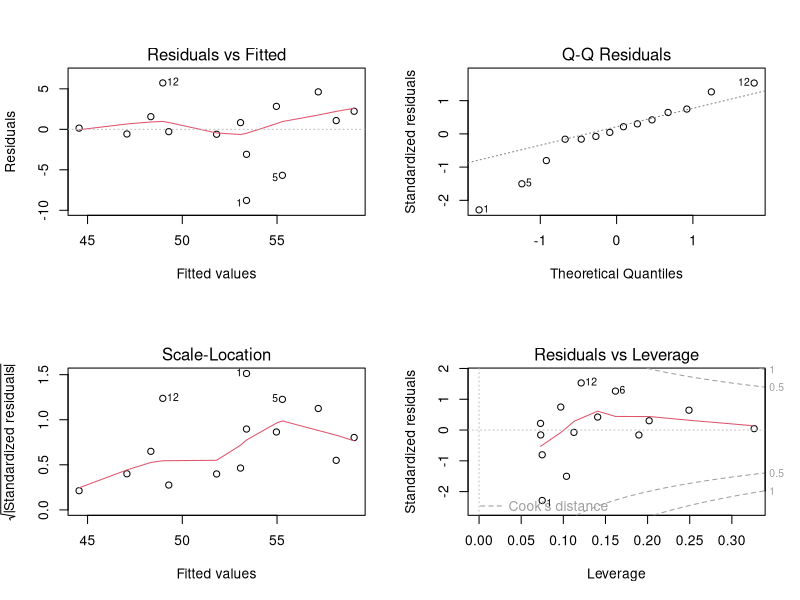

Source code (R):
## ---- chunk 1
Election = seq(1952, 2004, 4)
IncumbentPct = c(44.6, 57.8, 49.9, 61.3, 49.6, 61.8, 49.0, 44.7, 59.2, 53.9, 46.5, 54.7, 50.3, 51.2)
IncomeGrowth = c(2.4, 2.9, 0.8, 4.2, 3.0, 3.6, 1.1, -0.4, 3.9, 2.3, 0.4, 1.0, 2.4, 1.9)

bp =data.frame(Election, IncumbentPct, IncomeGrowth)
## ---- chunk 2
mod = lm(IncumbentPct~IncomeGrowth, data=bp)

(X = model.matrix(mod))
betahat = coef(mod)
smod=summary(mod)
s.2 = smod$sigma^2
Vbeta = smod$cov.unscaled
n.minus.k = df.residual(mod)
## ---- chunk 3
library(MASS)
Nsim = 1000
post.sigma.2.sim = n.minus.k*s.2/rchisq(Nsim, n.minus.k)

post.beta.sim = matrix(NA, Nsim, length(betahat))
for(s in 1:Nsim)
  post.beta.sim[s,] = mvrnorm(1, betahat, post.sigma.2.sim[s]*Vbeta)
## ---- chunk 4
# posterior interval
quantile(post.sigma.2.sim, c(0.025, 0.975))

apply(post.beta.sim, 2, quantile, c(0.025, 0.975))

confint(mod)

mean(post.beta.sim[,2] > 0)
## ---- chunk 5
# incomeGrowth on 2008 was 0.75
post.pred.y.sim = rnorm(Nsim, post.beta.sim[,1]+post.beta.sim[,2]*0.75,sqrt(post.sigma.2.sim))

quantile(post.pred.y.sim, c(0.025, 0.975))

predict(mod, data.frame(IncomeGrowth=0.75), interval="prediction")

# posterior predictive probability of 2008 incumbent victory
mean(post.pred.y.sim > 50)
## ---- chunk 6
par(mfrow=c(2,2))
plot(mod)
## ---- chunk 7
error.std.sim = matrix(NA, Nsim, nrow(bp))
for(s in 1:Nsim)
  error.std.sim[s,] = (bp$IncumbentPct - X %*% cbind(post.beta.sim[s,])) / sqrt(post.sigma.2.sim[s])

ref.std.normal = matrix(rnorm(Nsim*nrow(bp)), Nsim, nrow(bp))
## ---- chunk 8
mean(apply(abs(ref.std.normal),1, max) >= apply(abs(error.std.sim), 1, max))
